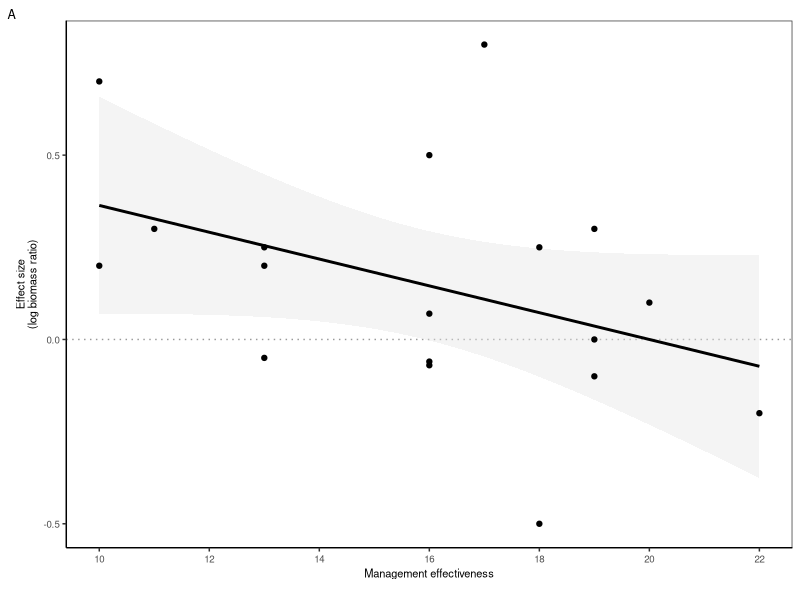
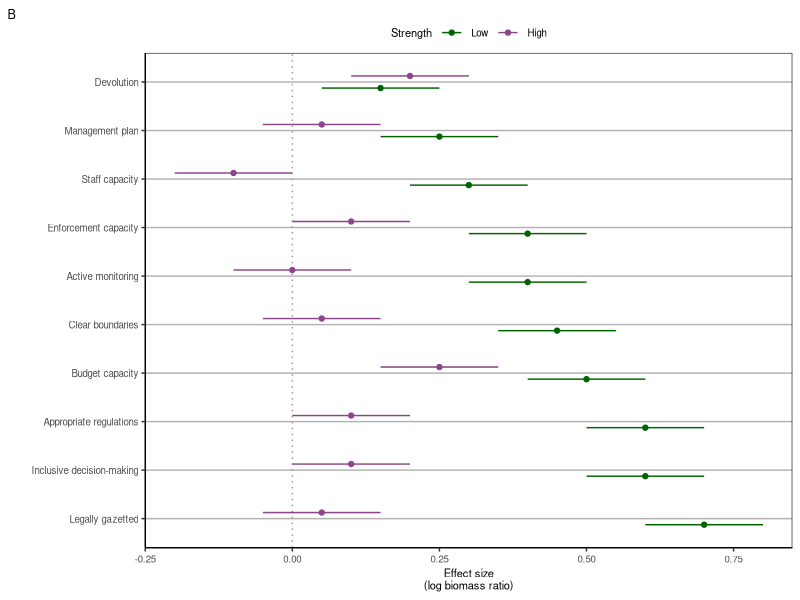
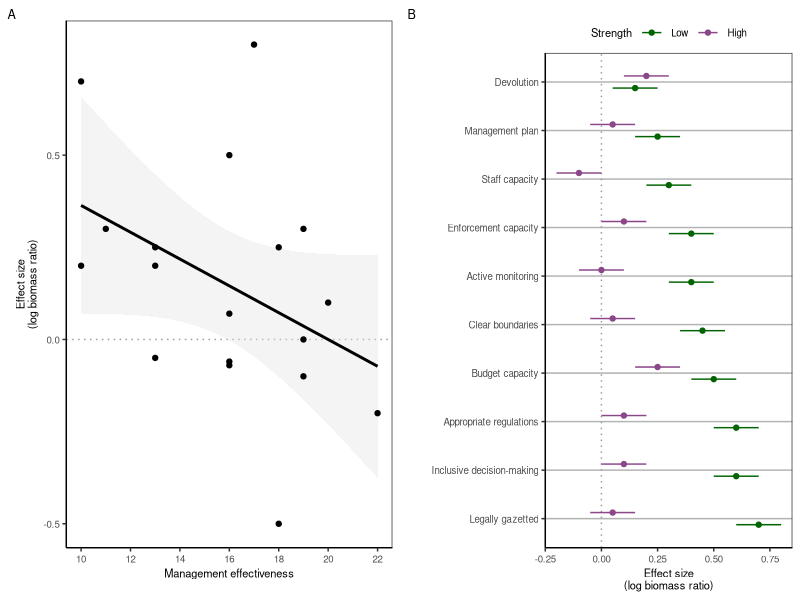

Write R code to recreate these figures, in order. (Note: this script raises an error after producing the figures.)

# Clear workspace
rm(list = ls())

# Setup
################################################################################

# Packages
library(tidyverse)

# Directories
plotdir <- "figures"

# Simulate data
################################################################################

# Read data
data1_orig <- readxl::read_excel("data/fig4_data.xlsx", 1)
data2_orig <- readxl::read_excel("data/fig4_data.xlsx", 2)

# Data1 order
data_ord <- data2_orig %>%
  filter(level=="low") %>%
  arrange(desc(effect))

# Format data
data2 <- data2_orig %>%
  mutate(level=recode_factor(level,
                             "low"="Low",
                             "high"="High")) %>%
  mutate(variable=factor(variable, levels=data_ord$variable))

# Plot data
################################################################################

# Base theme
base_theme <- theme(axis.text=element_text(size=7),
                    axis.title=element_text(size=8),
                    legend.text=element_text(size=7),
                    legend.title=element_text(size=8),
                    plot.tag=element_text(size=9),
                    # Gridlines
                    panel.grid.major = element_blank(),
                    panel.grid.minor = element_blank(),
                    panel.background = element_blank(),
                    axis.line = element_line(colour = "black"))
                    # Legend
                    # legend.background = element_rect(fill=alpha('blue', 0)))

# Plot regression
g1 <- ggplot(data1_orig, aes(x=mgmt_score, y=effect)) +
  # Reference line
  geom_hline(yintercept=0, color="grey60", linetype="dotted") +
  # Regression
  geom_smooth(formula = 'y ~ x', method="lm", fill="grey90", color="black") +
  # Data
  geom_point() +
  # Labels
  labs(x="Management effectiveness\n", y="Effect size\n(log biomass ratio)", tag="A") +
  scale_x_continuous(breaks=seq(10,22, 2)) +
  # Theme
  theme_bw() + base_theme
g1

# Plot effect sizes
g2 <- ggplot(data2, aes(y=variable, x=effect, color=level)) +
  # Reference line
  geom_vline(xintercept=0, color="grey60", linetype="dotted") +
  # Data
  geom_errorbar(mapping=aes(xmin=effect-0.1, xmax=effect+0.1),
                width=0, position=position_dodge(width=0.5)) +
  geom_point(position=position_dodge(width=0.5)) +
  # Legend
  scale_color_manual(name="Strength", values=c("darkgreen", "orchid4")) +
  # Labels
  labs(x="Effect size\n(log biomass ratio)", y="", tag="B") +
  # Theme
  theme_bw() + base_theme +
  theme(legend.position="top",
        legend.margin = margin(c(0,0,-5,0)),
        panel.grid.major.y = element_line(color="grey70"))
g2


# Merge
g <- gridExtra::grid.arrange(g1, g2, nrow=1, widths=c(0.5, 0.5))
g

# Export
ggsave(g, filename=file.path(plotdir, "Fig3_mgmt_effectiveness.png"),
       width=6.5, height=3.5, units="in", dpi=600)

